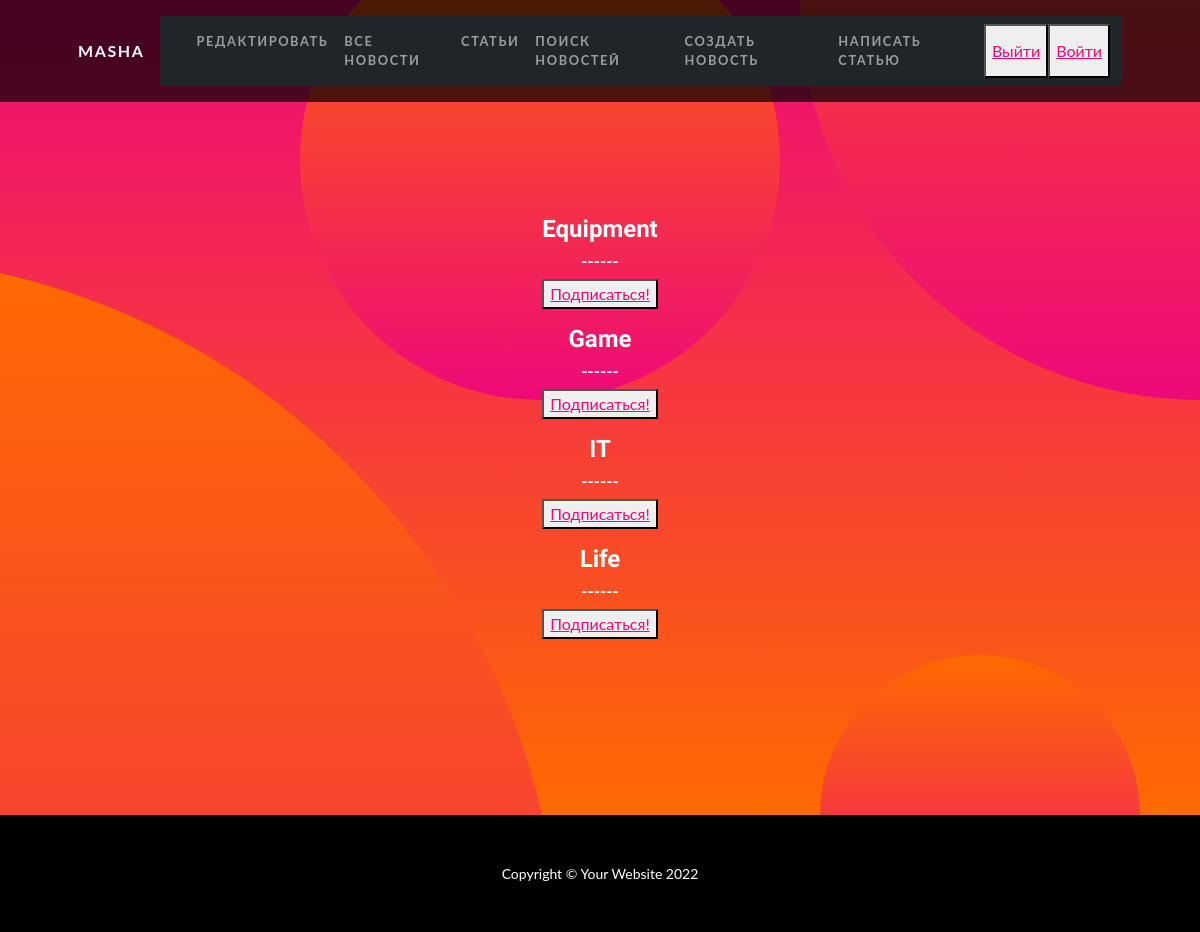
Screenshot of /news/category/ (signed in) with the database file from the repository.
### news/models.py (models this page shows, shortened)
class Category(models.Model):
    name = models.CharField(max_length=64, unique=True, help_text=_('category_name'))
    subscribers = models.ManyToManyField(User, blank=True, related_name='subscribers')

### news/views.py (the view)
# urls.py: path('category/', CategoryList.as_view(), name='news_category'),
class CategoryList(LoginRequiredMixin, ListView):
    model = Category
    ordering = 'name'
    template_name = 'category.html'
    context_object_name = 'category'

### templates/category.html (shortened to what this page needs)
{% extends 'flatpages/default.html' %}
{% block content %}
    {% for cat in category %}
      <h4> {{ cat.name }}</h4> <h6>------</h6><button><a href="{% url 'subscribe' cat.id %}">Подписаться!</a> </button> <br>
    {% endfor %}
{% endblock %}

### templates/flatpages/default.html (shortened to what this page needs)
<!DOCTYPE html>
<html lang="en">
    <head>
        {% load static %}
        <link href="{% static 'css/styles.css' %}" rel="stylesheet" />
    </head>
    <body id="page-top">
        <nav class="navbar navbar-expand-lg navbar-dark navbar-custom fixed-top">
            <div class="container px-5">
                <a class="navbar-brand" href="#page-top"> {{request.user.username}}</a>
                <div class="collapse navbar-collapse" id="navbarResponsive">
                    <nav class="navbar navbar-expand-lg navbar-dark bg-dark static-top">
                        <div class="container">
                            <div class="collapse navbar-collapse" >
                                <ul class="navbar-nav ml-auto">
                                   <li class="nav-item">
                                        <a class="nav-link" href="/sign/user-detail/">Редактировать {{request.user.first_name}}</a>
                                   </li>
                                    <li class="nav-item">
                                        <a class="nav-link" href="/news/">Все Новости</a>
                                    </li>
                                  <li class="nav-item">
                                        <a class="nav-link" href="/articles/?categoryType=AR">Статьи</a>
                                    </li>
                                    <li class="nav-item">
                                        <a class="nav-link" href="/news/search/">Поиск новостей</a>
                                    </li>
                                    <li class="nav-item">
                                        <a class="nav-link" href="/news/create/">Создать новость</a>
                                    </li>
                                    <li class="nav-item">
                                        <a class="nav-link" href="/articles/create/">Написать статью</a>
                                    </li>
                                    <button> <a href="/sign/logout/">Выйти</a> </button>
                                    <button> <a href="/accounts/login/">Войти</a> </button>
                                </ul>
                            </div>
                        </div>
                    </nav>
                </div>
            </div>
        </nav>
        <header class="masthead text-center text-white">
            <div class="masthead-content">
                <div class="container px-5">
                    {% block content %}{% endblock content %}
                </div>
            </div>
            <div class="bg-circle-1 bg-circle"></div>
            <div class="bg-circle-2 bg-circle"></div>
            <div class="bg-circle-3 bg-circle"></div>
            <div class="bg-circle-4 bg-circle"></div>
        </header>
        <footer class="py-5 bg-black">
            <div class="container px-5"><p class="m-0 text-center text-white small">Copyright &copy; Your Website 2022</p></div>
        </footer>
    </body>
</html>

### rows the page displays
Category: name "Equipment"
Category: name "Game"
Category: name "IT"
Category: name "Life"

### other values shown
{{ request.user.username }} "MASHA"
